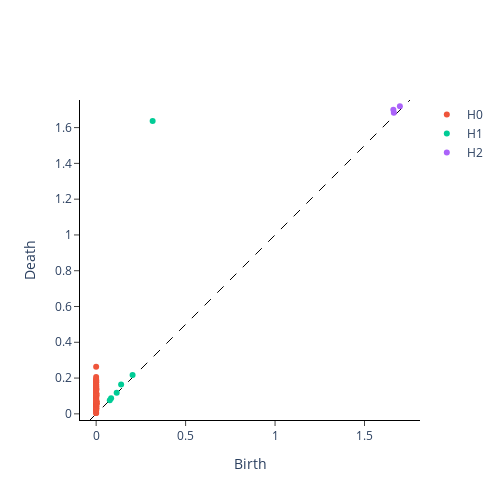

Here is the notebook cell this chart was saved with:
### Code cell
persistence.plot(persistence_diagram)
